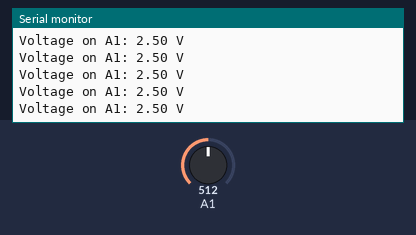
Bench run of a sketch on a simulated Arduino Uno, built with avr-gcc and run on an emulated ATmega328P. Shown: the last lines printed to the serial monitor. The test bench sets the inputs (shaded band); at power-on: A1 = 512.

Above: at 1.2 s.
1.3 s: A1 set to 716
At 1.31 s:
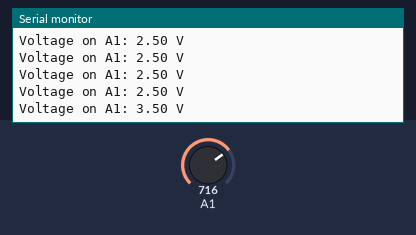
2.8 s: A1 set to 900
At 2.82 s:
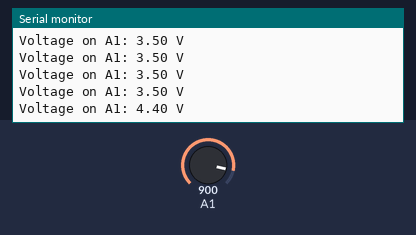
Timing chart, 0 to 5.8 s (numbered marks = the images above; inputs shaded):
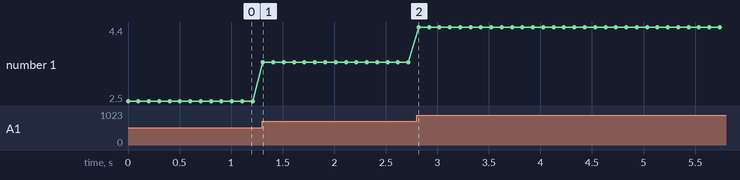

The sketch:

sketch_mar28a.ino
```cpp
void setup() {
  Serial.begin(115200); // 初始化串口通信
}

void loop() {
  int sensorValue = analogRead(A1); // 读取 A1 脚的电压值
  float voltage = sensorValue * (5.0 / 1023.0); // 将电压值转换为实际电压

  Serial.print("Voltage on A1: ");
  Serial.print(voltage, 2); // 保留两位小数
  Serial.println(" V");

  delay(100); // 延迟一秒钟
}
```

Measured:
- after the input at 1.3 s, the serial monitor: prints a new line at once (image 1)
- after the input at 2.8 s, the serial monitor: prints a new line at once (image 2)
- plotted number 1: 2.5 → 3.5 after the input at 1.3 s, 3.5 → 4.4 after the input at 2.8 s
